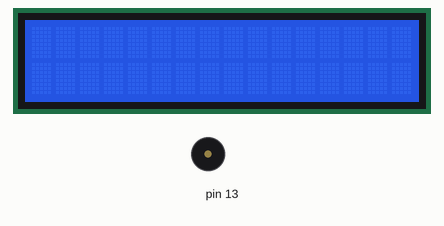
Simulated run of this sketch. Board: Arduino Uno, built with avr-gcc and run on an emulated ATmega328P. On the bench: 16×2 character LCD, buzzer (waves = sounding).

Above: at 0.1 s.
At 1.6 s:
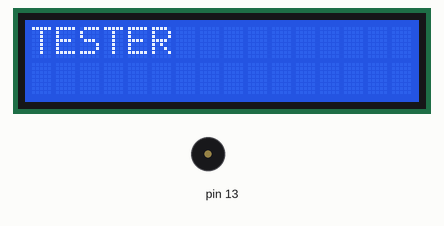
At 6.6 s:
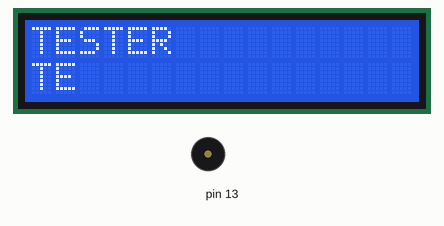
At 12.6 s:
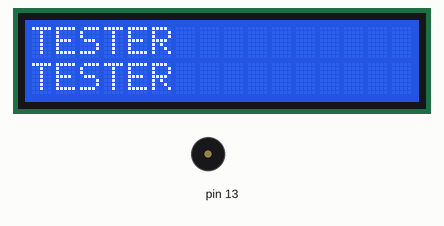
Timing chart, 0 to 40.0 s (numbered marks = the images above):
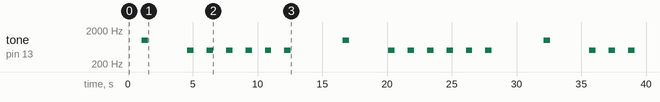

The sketch:

I2C_LCD_Code.ino
```cpp
#include <Wire.h>
#include <LiquidCrystal_I2C.h>

LiquidCrystal_I2C lcd(0x27, 16, 2); // set the LCD address to 0x27 for a 16 chars and 2 line display

void setup()
{
  lcd.init();         // initialize the lcd
  lcd.backlight();    // Turn on the LCD screen backlight
  pinMode(13, OUTPUT);
}

void loop()
{

  delay(1000);
  lcd.setCursor(0, 0);
  lcd.print("TESTER");
  buzz(1000);
  delay(3000);

  lcd.setCursor(0, 1);
  lcd.print("T");
  buzz(500);
  delay(1000);
  lcd.setCursor(1, 1);
  lcd.print("E");
  buzz(500);
  delay(1000);
  lcd.setCursor(2, 1);
  lcd.print("S");
  buzz(500);
  delay(1000);
  lcd.setCursor(3, 1);
  lcd.print("T");
  buzz(500);
  delay(1000);
  lcd.setCursor(4, 1);
  lcd.print("E");
  buzz(500);
  delay(1000);
  lcd.setCursor(5, 1);
  lcd.print("R");
  buzz(500);
  delay(3000);
  lcd.clear();
}

void buzz(int waktu) {
  tone(13, waktu);
  delay(500);
  noTone(13);
}
```

Measured:
- by itself, tone on pin 13: repeats every 15.5 s: silent 3.0 s, 5 × (500 Hz 0.50 s, silent 1.0 s), 500 Hz 0.50 s, silent 4.0 s, 1000 Hz 0.50 s
- what the display in image 1 shows lasts 3.5 s, from 1.1 s to 4.6 s
- what the display in image 2 shows lasts 1.5 s, from 6.1 s to 7.6 s
